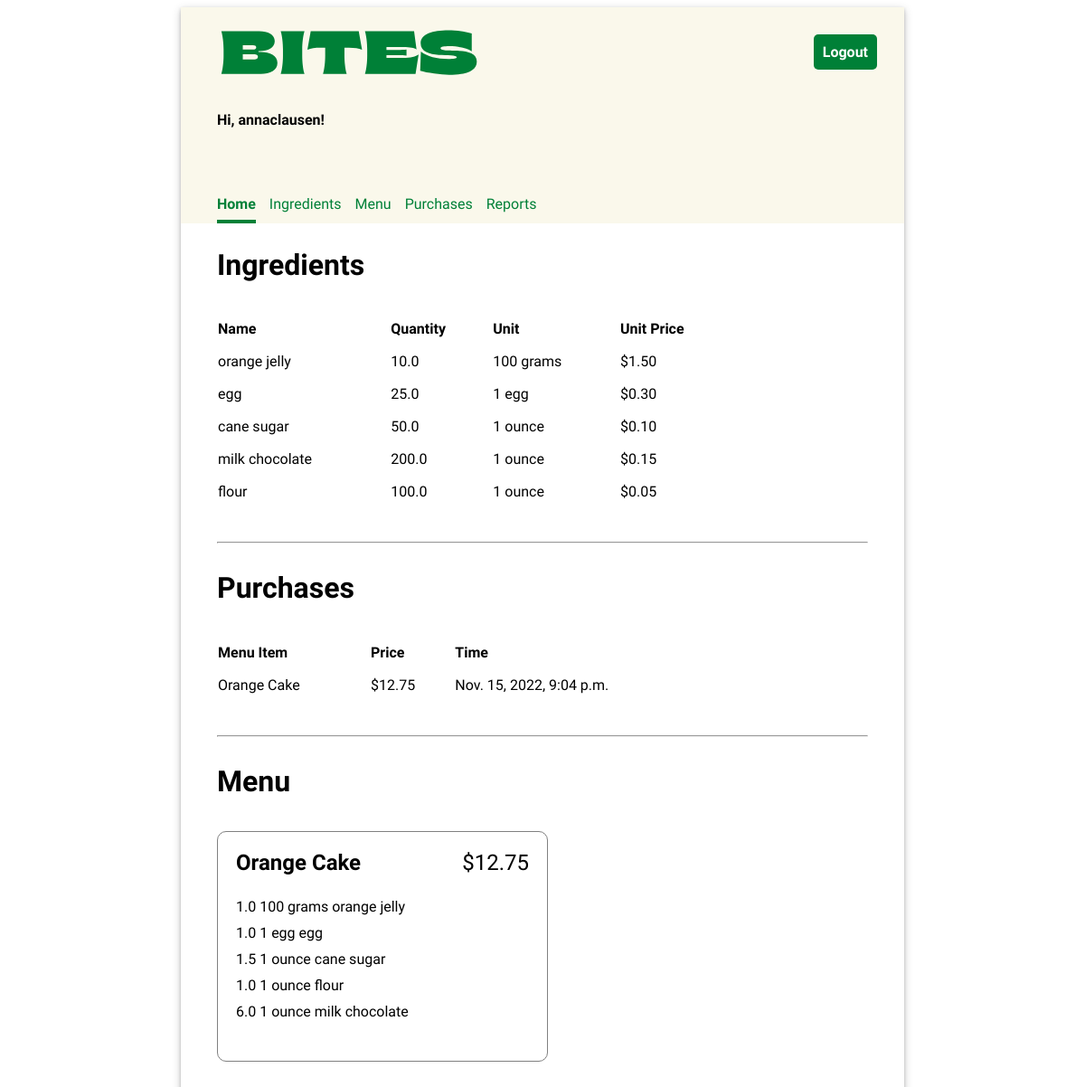
The app's page / (signed in) with its own data.
### inventory/models.py (models this page shows, shortened)
class Ingredient(models.Model):
    name = models.CharField(max_length=200, unique=True)
    quantity = models.FloatField(default=0)
    unit = models.CharField(max_length=200)
    price_per_unit = models.FloatField(default=0)

class Purchase(models.Model):
    menu_item = models.ForeignKey(MenuItem, on_delete=models.CASCADE)
    timestamp = models.DateTimeField(auto_now_add=True)

class MenuItem(models.Model):
    title = models.CharField(max_length=200, unique=True)
    price = models.FloatField(default=0.00)

class RecipeRequirement(models.Model):
    menu_item = models.ForeignKey(MenuItem, on_delete=models.CASCADE)
    ingredient = models.ForeignKey(Ingredient, on_delete=models.CASCADE)
    quantity = models.FloatField(default=0)

### inventory/views.py (the view)
# urls.py: path('', views.HomeView.as_view(), name='home'),
class HomeView(LoginRequiredMixin, TemplateView):
    template_name = "inventory/home.html"
    def get_context_data(self, **kwargs):
        context = super().get_context_data(**kwargs)
        context["ingredients"] = Ingredient.objects.all()
        context["menu_items"] = MenuItem.objects.all()
        context["purchases"] = Purchase.objects.all()
        return context

### inventory/templates/inventory/home.html (shortened to what this page needs)
{% extends 'base.html' %}
{% load static %}
{% block content %}
    <div class="home">
        <div>
            <h2>Ingredients</h2>
            <table class="inventory-table">
                <thead>
                    <tr>
                        <th>Name</th>
                        <th>Quantity</th>
                        <th>Unit</th>
                        <th>Unit Price</th>
                    </tr>
                </thead>
                <tbody>
                {% for ingredient in ingredients %}
                    <tr>
                        <td>{{ ingredient.name }}</td>
                        <td>{{ ingredient.quantity }}</td>
                        <td>{{ ingredient.unit }}</td>
                        <td class="price">${{ ingredient.price_per_unit|stringformat:".2f" }}</td>
                    </tr>
                {% endfor %}
                </tbody>
            </table>
        </div>
        <hr/>
        <div>
            <h2>Purchases</h2>
            <table class="inventory-table">
                <thead>
                    <tr>
                        <th>Menu Item</th>
                        <th>Price</th>
                        <th>Time</th>
                    </tr>
                </thead>
                <tbody>
                {% for purchase in purchases %}
                    <tr>
                        <td>{{ purchase.menu_item.title }}</td>
                        <td class="price">${{ purchase.menu_item.price|stringformat:".2f" }}</td>
                        <td>{{ purchase.timestamp }}</td>
                    </tr>
                {% endfor %}
                </tbody>
            </table>
        </div>
        <hr/>
        <div>
            <h2>Menu</h2>
            <ul class="menu-items">
            {% for menu_item in menu_items %}
                <li>
                    <div class="menu-item-header">
                        <div class="menu-item-title">{{ menu_item.title }}</div>
                        <div class="menu-item-price">${{ menu_item.price|stringformat:".2f" }}</div>
                    </div>
                    <ul class="menu-item-ingredients">
                        {% for recipe_requirement in menu_item.reciperequirement_set.all %}
                        <li>{{ recipe_requirement.quantity }} {{recipe_requirement.ingredient.unit }} {{ recipe_requirement.ingredient.name }}</li>
                        {% endfor %}
                    </ul>
                </li>
            {% endfor %}
            </ul>
        </div>
    </div>
{% endblock %}

### inventory/templates/base.html (shortened to what this page needs)
{% load static %}
<!DOCTYPE html>
<html>
<head>
  <link rel="stylesheet" type="text/css" href="{% static 'inventory/style.css' %}" />
</head>
<body>
  <div class="app">
  <header>
    <div class="header-first-row">
      <img src="{% static 'inventory/bites-logo.svg' %}" />
      {% if user.is_authenticated %}
      <a class="logout" href="/logout">Logout</a>
      {% endif %}
    </div>
    {% if user.is_authenticated %}
      <p class="greeting">Hi, {{ user.username }}!</p>
      <nav class="navbar">
        {% url 'home' as home_url %}
        {% url 'ingredients' as ingredients_url %}
        {% url 'menu' as menu_url %}
        {% url 'purchases' as purchases_url %}
        {% url 'reports' as reports_url %}
        <a class="nav-item{% if request.path == home_url %} current-page{% endif %}" href="{% url 'home' %}">Home</a>
        <a class="nav-item{% if request.path == ingredients_url %} current-page{% endif %}" href="{% url 'ingredients' %}">Ingredients</a>
        <a class="nav-item{% if request.path == menu_url %} current-page{% endif %}" href="{% url 'menu' %}">Menu</a>
        <a class="nav-item{% if request.path == purchases_url %} current-page{% endif %}" href="{% url 'purchases' %}">Purchases</a>
        <a class="nav-item{% if request.path == reports_url %} current-page{% endif %}" href="{% url 'reports' %}">Reports</a>
      </nav>
    {% endif %}
  </header>
  <main>
    {% block content %}{% endblock %}
  </main>
  </div>
</body>
</html>

### inventory/static/inventory/style.css (style rules this page uses)
body { font-family: 'Oxygen', sans-serif; }
hr { margin: 30px 0; }
header { background-color: #FAF8EB; min-height: 200px; display: flex; align-items: center; flex-direction: column; align-items: flex-start; padding-left: 40px; }
main { display: flex; flex-direction: column; padding: 0 40px 20px 40px; justify-content: center; }
main h2 { font-size: 2em; }
.app { min-width: 800px; max-width: 60%; margin: 0 auto; box-shadow: 0 2px 4px 0 rgba(0, 0, 0, 0.2), 0 3px 10px 0 rgba(0, 0, 0, 0.19); }
header p { font-weight: bold; }
.navbar { margin-top: 50px; display: flex; width: 100%; }
.navbar a { text-decoration: none; padding: 8px 0; color: #008037; margin-right: 15px; }
.navbar a:hover, .navbar .current-page { border-bottom: solid 4px #008037; border-spacing: 0 15px; font-weight: bold; }
main table { text-align: left; border-collapse: separate; border-spacing: 0 15px; width: 80%; }
.header-first-row { width: 100%; display: flex; justify-content: space-between; }
.logout { height: max-content; text-align: center; text-decoration: none; border: 0px; background-color: #008037; border-radius: 5px; color: white; padding: 10px; font-weight: bold; margin: 30px; font-size: 1em; }
.menu-items { display: flex; flex-wrap: wrap; padding: 0; justify-content: space-between; }
.menu-items * { padding: 0; }
.menu-items > li { display: flex; flex-direction: column; padding: 20px; border: 1px solid grey; margin: 10px 0; border-radius: 10px; justify-content: left; flex-basis: 45%; }
.menu-items, .menu-items ul { list-style-type: none; }
.menu-item-header { display: flex; flex-direction: row; justify-content: space-between; font-size: 1.5em; }
.menu-item-title { font-weight: bold; }
.menu-item-ingredients { padding: 20px 0; }
.menu-item-ingredients * { padding: 5px 0; }
a { text-decoration: none; color: #008037; }

### records on screen
Ingredient: name "orange jelly", quantity "10.0", unit "100 grams", price_per_unit "1.50"
Ingredient: name "egg", quantity "25.0", unit "1 egg", price_per_unit "0.30"
Ingredient: name "cane sugar", quantity "50.0", unit "1 ounce", price_per_unit "0.10"
Ingredient: name "milk chocolate", quantity "200.0", unit "1 ounce", price_per_unit "0.15"
Ingredient: name "flour", quantity "100.0", unit "1 ounce", price_per_unit "0.05"
Purchase: menu_item "Orange Cake", menu_item.price "12.75", timestamp "Nov. 15, 2022, 9:04 p.m."
MenuItem: title "Orange Cake", price "12.75"
RecipeRequirement: quantity "1.0", ingredient.unit "100 grams", ingredient.name "orange jelly"
RecipeRequirement: quantity "1.0", ingredient.unit "1 egg", ingredient.name "egg"
RecipeRequirement: quantity "1.5", ingredient.unit "1 ounce", ingredient.name "cane sugar"
RecipeRequirement: quantity "1.0", ingredient.unit "1 ounce", ingredient.name "flour"
RecipeRequirement: quantity "6.0", ingredient.unit "1 ounce", ingredient.name "milk chocolate"

### other values on screen
{{ user.username }} "annaclausen"
